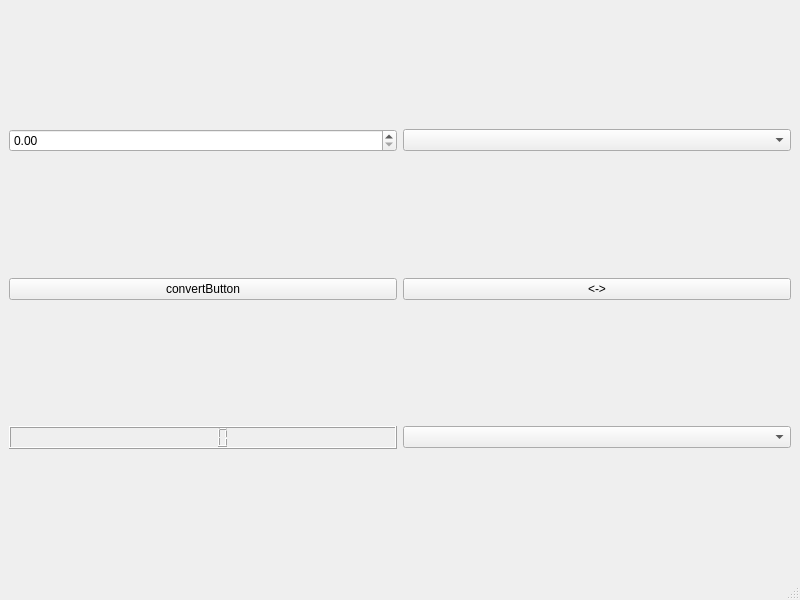
<?xml version="1.0" encoding="UTF-8"?>
<ui version="4.0">
 <class>MainWindow</class>
 <widget class="QMainWindow" name="MainWindow">
  <property name="geometry">
   <rect>
    <x>0</x>
    <y>0</y>
    <width>800</width>
    <height>600</height>
   </rect>
  </property>
  <property name="windowTitle">
   <string>MainWindow</string>
  </property>
  <widget class="QWidget" name="centralwidget">
   <layout class="QGridLayout" name="gridLayout">
    <item row="0" column="2">
     <widget class="QComboBox" name="comboBox_1"/>
    </item>
    <item row="0" column="1">
     <widget class="QDoubleSpinBox" name="amountDoubleSpinBox_1">
      <property name="maximum">
       <double>100000.000000000000000</double>
      </property>
     </widget>
    </item>
    <item row="2" column="2">
     <widget class="QComboBox" name="comboBox_2"/>
    </item>
    <item row="1" column="1">
     <widget class="QPushButton" name="convertButton">
      <property name="text">
       <string>convertButton</string>
      </property>
     </widget>
    </item>
    <item row="1" column="2">
     <widget class="QPushButton" name="invertCurrenciesButton">
      <property name="text">
       <string>&lt;-&gt;</string>
      </property>
     </widget>
    </item>
    <item row="2" column="1">
     <widget class="QLCDNumber" name="amountResult_1"/>
    </item>
   </layout>
  </widget>
  <widget class="QMenuBar" name="menubar">
   <property name="geometry">
    <rect>
     <x>0</x>
     <y>0</y>
     <width>800</width>
     <height>22</height>
    </rect>
   </property>
  </widget>
  <widget class="QStatusBar" name="statusbar"/>
 </widget>
 <resources/>
 <connections/>
</ui>
